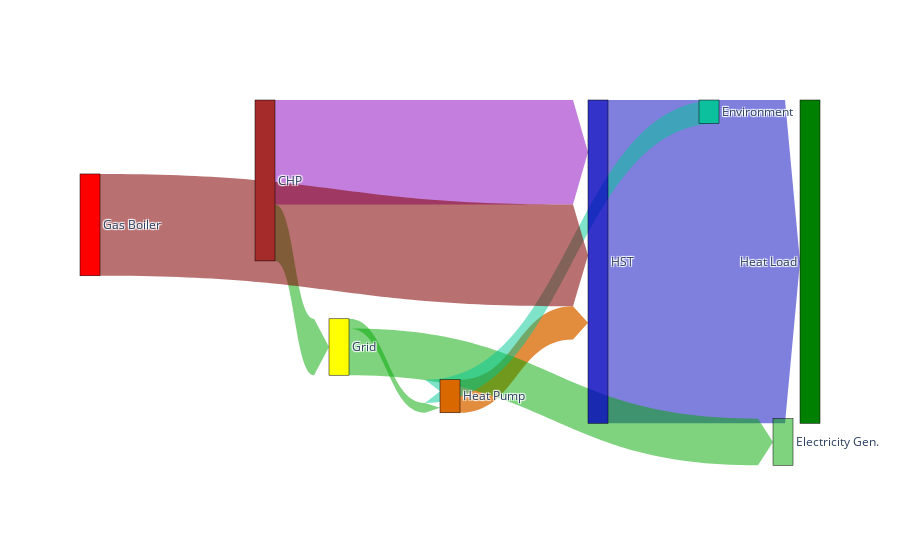

The cell this chart's notebook holds for it:
### Code cell
fig = go.Figure(data=[go.Sankey(
    arrangement = "snap",
    valuesuffix = "Wh",
    node = dict(
      pad = 10,
    #   thickness = 20,
      line = dict(color = "black", width = 0.5),
      label = list(posn.keys()),
      x = [val[0] for val in posn.values()],
      y = [val[1] for val in posn.values()],
    #   color = "blue"
      color = [val[2] for val in posn.values()]
    ),
    link = dict(
      arrowlen = 15,
      source = [0, 1, 2, 4, 4,0, 2, 7, 8], # actually not, no dynamic switching here!reversed directions for hwt2_sh and hwt0_hp
      target = [1, 2, 3, 2, 0, 5, 6, 1, 2],
      # source = sources,
      # target = targets,
      value = vals_smpl2,
      color = [val[3] for val in posn.values()]
    #   curve = [0, 0, 0, 0.5, 0]
  ))],
  layout = dict()
  )

fig.show()

### Figure 1 — Plotly figure (JSON) as saved in the notebook; plotly's stock layout.template omitted (floating-point values rounded to 4 significant figures)
{"data": [{"arrangement": "snap", "link": {"arrowlen": 15, "color": ["rgba(0, 168, 0, 0.5)", "rgba(217, 104, 0, 0.76)", "rgba(0, 0, 189, 0.5)", "rgba(137, 0, 189, 0.5)", "rgba(0, 168, 0, 0.5)", "rgba(0, 168, 0, 0.5)", "rgba(143, 0, 43, 0.9)", "rgba(0, 200, 150, 0.5)", "rgba(130, 0, 3, 0.56)"], "source": [0, 1, 2, 4, 4, 0, 2, 7, 8], "target": [1, 2, 3, 2, 0, 5, 6, 1, 2], "value": [999900.0, 3388465, 33130000.0, 10710000.0, 5782000.0, 4782000.0, -8599000.0, 2386000.0, 10434000]}, "node": {"color": ["Yellow", "rgba(217, 104, 0, 1)", "rgba(0, 0, 189, 0.8)", "Green", "Brown", "rgba(0, 168, 0, 0.5)", "rgba(69, 0, 0, 0.76)", "rgba(0, 200, 150, 0.8)", "red"], "label": ["Grid", "Heat Pump", "HST", "Heat Load", "CHP", "Electricity Gen.", "energy loss", "Environment", "Gas Boiler"], "line": {"color": "black", "width": 0.5}, "pad": 10, "x": [0.35, 0, 0.7, 0.85, 0.25, 0.95, 0.85, 0, 0.25], "y": [0.65, 2, 0.3, 0, -0.5, 0.9, -1.7, 2, -2]}, "type": "sankey", "valuesuffix": "Wh"}], "layout": {}}
